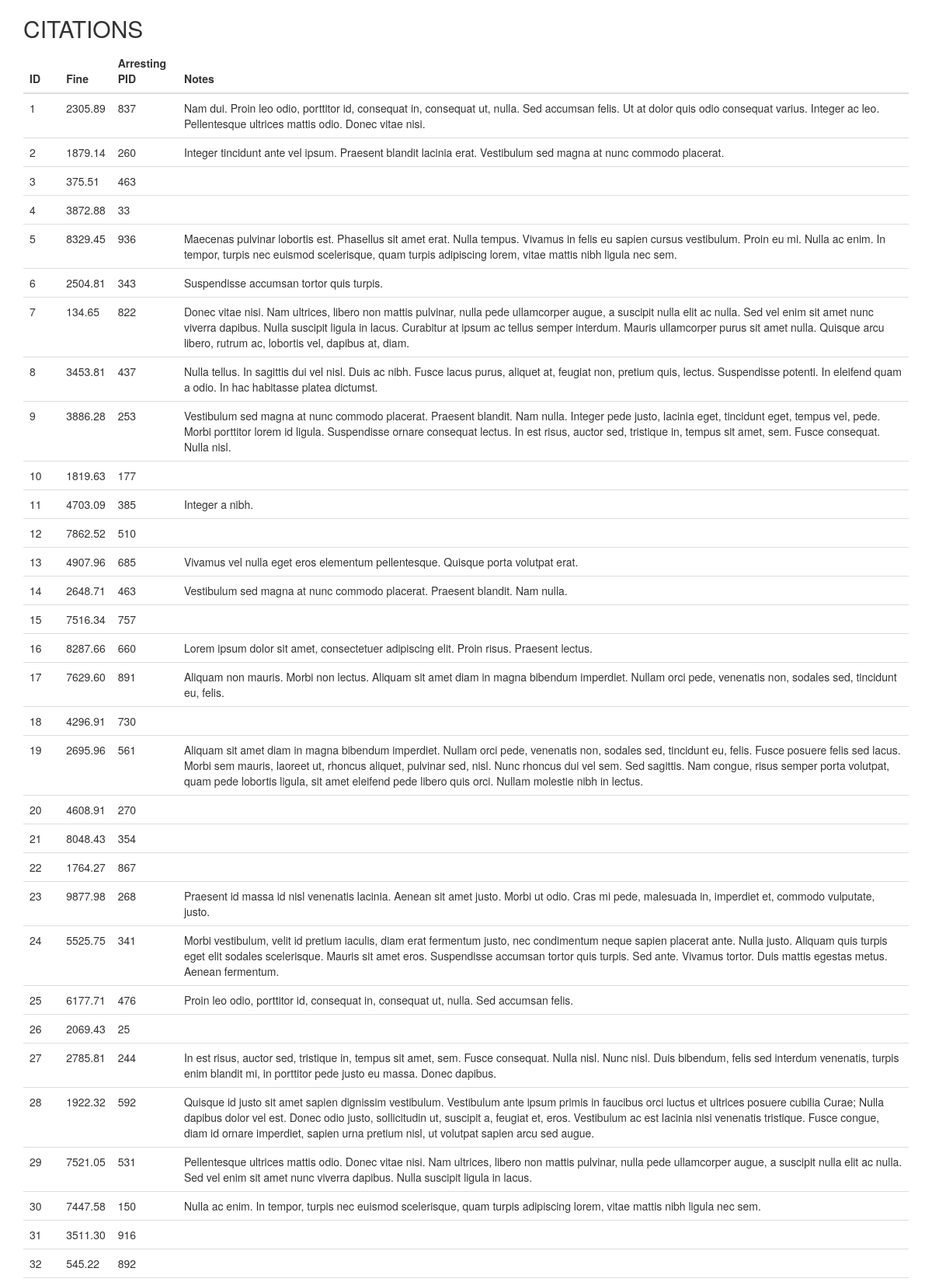
The page /php/citations.php (upper part) on the database its author committed.
### tables this page shows
create table CITATIONS (
	id INT,
	fine DECIMAL(9,2) NOT NULL,
	pid INT,
	notes TEXT,
	PRIMARY KEY(id)
);

### php/citations.php (the view, shortened to what this page needs)
<?php
$servername="localhost";
$username="root";
$password="Shuntensatsu1990*";
$dbname = "nliu9";
$conn = new mysqli($servername, $username, $password, $dbname);
$sql = "SELECT * FROM CITATIONS";
$result = $conn->query($sql);
?>
<!DOCTYPE html>
<html>
<head>
	<link rel="stylesheet" href="https://maxcdn.bootstrapcdn.com/bootstrap/3.3.7/css/bootstrap.min.css">
</head>
<body>
	<div class="container">
		<h2>CITATIONS</h2>
		<div class="table-responsive">
			<table class="table">
				<thead>
					<tr>
						<th>ID</th>
						<th>Fine</th>
						<th>Arresting PID</th>
						<th>Notes</th>
					</tr>
				</thead>
				<tbody>
					<tr>
						<?php
						if ($result->num_rows > 0) {
							while($row = $result->fetch_assoc()) {
								echo "<td>
								" . $row["id"]. "</td><td>" . $row["fine"]. "</td><td>" . $row["pid"] .
								"</td><td>" . $row["notes"] . "</td></tr>";
							}
						} else {
							echo "0 results";
						}
						?>
					</tbody>
				</table>
			</div>
		</div>
	</body>
	</html>

### rows shown on the page
citations: id "1", fine "2305.89", pid "837", notes "Nam dui. Proin leo odio, porttitor id, consequat in, consequat ut, nulla. Sed accumsan felis. Ut at dolor quis odio consequat varius. Integer ac leo. Pellentesque ultrices mattis odio. Donec vitae nisi."
citations: id "2", fine "1879.14", pid "260", notes "Integer tincidunt ante vel ipsum. Praesent blandit lacinia erat. Vestibulum sed magna at nunc commodo placerat."
citations: id "3", fine "375.51", pid "463"
citations: id "4", fine "3872.88", pid "33"
citations: id "5", fine "8329.45", pid "936", notes "Maecenas pulvinar lobortis est. Phasellus sit amet erat. Nulla tempus. Vivamus in felis eu sapien cursus vestibulum. Proin eu mi. Nulla ac enim. In tempor, turpis nec euismod scelerisque, quam turpis adipiscing lorem, vitae mattis nibh ligula nec sem."
citations: id "6", fine "2504.81", pid "343", notes "Suspendisse accumsan tortor quis turpis."
citations: id "7", fine "134.65", pid "822", notes "Donec vitae nisi. Nam ultrices, libero non mattis pulvinar, nulla pede ullamcorper augue, a suscipit nulla elit ac nulla. Sed vel enim sit amet nunc viverra dapibus. Nulla suscipit ligula in lacus. Curabitur at ipsum ac tellus semper interdum. Mauris ullamcorper purus sit amet nulla. Quisque arcu libero, rutrum ac, lobortis vel, dapibus at, diam."
citations: id "8", fine "3453.81", pid "437", notes "Nulla tellus. In sagittis dui vel nisl. Duis ac nibh. Fusce lacus purus, aliquet at, feugiat non, pretium quis, lectus. Suspendisse potenti. In eleifend quam a odio. In hac habitasse platea dictumst."
citations: id "9", fine "3886.28", pid "253", notes "Vestibulum sed magna at nunc commodo placerat. Praesent blandit. Nam nulla. Integer pede justo, lacinia eget, tincidunt eget, tempus vel, pede. Morbi porttitor lorem id ligula. Suspendisse ornare consequat lectus. In est risus, auctor sed, tristique in, tempus sit amet, sem. Fusce consequat. Nulla nisl."
citations: id "10", fine "1819.63", pid "177"
citations: id "11", fine "4703.09", pid "385", notes "Integer a nibh."
citations: id "12", fine "7862.52", pid "510"
citations: id "13", fine "4907.96", pid "685", notes "Vivamus vel nulla eget eros elementum pellentesque. Quisque porta volutpat erat."
citations: id "14", fine "2648.71", pid "463", notes "Vestibulum sed magna at nunc commodo placerat. Praesent blandit. Nam nulla."
citations: id "15", fine "7516.34", pid "757"
citations: id "16", fine "8287.66", pid "660", notes "Lorem ipsum dolor sit amet, consectetuer adipiscing elit. Proin risus. Praesent lectus."
citations: id "17", fine "7629.60", pid "891", notes "Aliquam non mauris. Morbi non lectus. Aliquam sit amet diam in magna bibendum imperdiet. Nullam orci pede, venenatis non, sodales sed, tincidunt eu, felis."
citations: id "18", fine "4296.91", pid "730"
citations: id "19", fine "2695.96", pid "561", notes "Aliquam sit amet diam in magna bibendum imperdiet. Nullam orci pede, venenatis non, sodales sed, tincidunt eu, felis. Fusce posuere felis sed lacus. Morbi sem mauris, laoreet ut, rhoncus aliquet, pulvinar sed, nisl. Nunc rhoncus dui vel sem. Sed sagittis. Nam congue, risus semper porta volutpat, quam pede lobortis ligula, sit amet eleifend pede libero quis orci. Nullam molestie nibh in lectus."
citations: id "20", fine "4608.91", pid "270"
citations: id "21", fine "8048.43", pid "354"
citations: id "22", fine "1764.27", pid "867"
citations: id "23", fine "9877.98", pid "268", notes "Praesent id massa id nisl venenatis lacinia. Aenean sit amet justo. Morbi ut odio. Cras mi pede, malesuada in, imperdiet et, commodo vulputate, justo."
citations: id "24", fine "5525.75", pid "341", notes "Morbi vestibulum, velit id pretium iaculis, diam erat fermentum justo, nec condimentum neque sapien placerat ante. Nulla justo. Aliquam quis turpis eget elit sodales scelerisque. Mauris sit amet eros. Suspendisse accumsan tortor quis turpis. Sed ante. Vivamus tortor. Duis mattis egestas metus. Aenean fermentum."
citations: id "25", fine "6177.71", pid "476", notes "Proin leo odio, porttitor id, consequat in, consequat ut, nulla. Sed accumsan felis."
citations: id "26", fine "2069.43", pid "25"
citations: id "27", fine "2785.81", pid "244", notes "In est risus, auctor sed, tristique in, tempus sit amet, sem. Fusce consequat. Nulla nisl. Nunc nisl. Duis bibendum, felis sed interdum venenatis, turpis enim blandit mi, in porttitor pede justo eu massa. Donec dapibus."
citations: id "28", fine "1922.32", pid "592", notes "Quisque id justo sit amet sapien dignissim vestibulum. Vestibulum ante ipsum primis in faucibus orci luctus et ultrices posuere cubilia Curae; Nulla dapibus dolor vel est. Donec odio justo, sollicitudin ut, suscipit a, feugiat et, eros. Vestibulum ac est lacinia nisi venenatis tristique. Fusce congue, diam id ornare imperdiet, sapien urna pretium nisl, ut volutpat sapien arcu sed augue."
citations: id "29", fine "7521.05", pid "531", notes "Pellentesque ultrices mattis odio. Donec vitae nisi. Nam ultrices, libero non mattis pulvinar, nulla pede ullamcorper augue, a suscipit nulla elit ac nulla. Sed vel enim sit amet nunc viverra dapibus. Nulla suscipit ligula in lacus."
citations: id "30", fine "7447.58", pid "150", notes "Nulla ac enim. In tempor, turpis nec euismod scelerisque, quam turpis adipiscing lorem, vitae mattis nibh ligula nec sem."
citations: id "31", fine "3511.30", pid "916"
citations: id "32", fine "545.22", pid "892"
